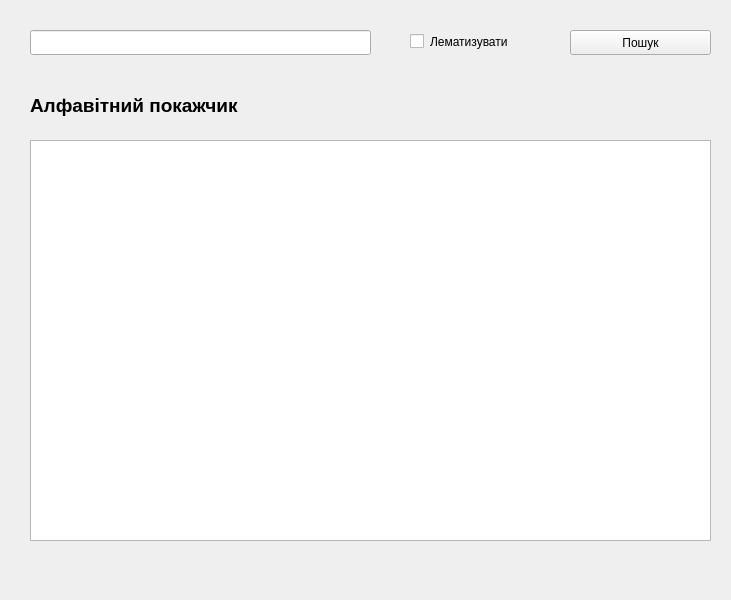
<?xml version="1.0" encoding="UTF-8"?>
<ui version="4.0">
 <class>MainWindow</class>
 <widget class="QMainWindow" name="MainWindow">
  <property name="geometry">
   <rect>
    <x>0</x>
    <y>0</y>
    <width>731</width>
    <height>600</height>
   </rect>
  </property>
  <property name="font">
   <font>
    <family>Ubuntu Mono</family>
    <pointsize>11</pointsize>
    <weight>50</weight>
    <italic>false</italic>
    <bold>false</bold>
   </font>
  </property>
  <property name="windowTitle">
   <string>Словник колокацій</string>
  </property>
  <property name="styleSheet">
   <string notr="true">border-color: qlineargradient(spread:pad, x1:0, y1:0, x2:1, y2:0, stop:0 rgba(0, 0, 0, 255), stop:1 rgba(255, 255, 255, 255));
font: 11pt &quot;Ubuntu Mono&quot;;</string>
  </property>
  <property name="locale">
   <locale language="Ukrainian" country="Ukraine"/>
  </property>
  <widget class="QWidget" name="centralwidget">
   <widget class="QLineEdit" name="word_input">
    <property name="geometry">
     <rect>
      <x>30</x>
      <y>30</y>
      <width>341</width>
      <height>25</height>
     </rect>
    </property>
   </widget>
   <widget class="QPushButton" name="search_btn">
    <property name="geometry">
     <rect>
      <x>570</x>
      <y>30</y>
      <width>141</width>
      <height>25</height>
     </rect>
    </property>
    <property name="text">
     <string>Пошук</string>
    </property>
   </widget>
   <widget class="QCheckBox" name="lemmatize_checkbox">
    <property name="geometry">
     <rect>
      <x>410</x>
      <y>30</y>
      <width>151</width>
      <height>23</height>
     </rect>
    </property>
    <property name="text">
     <string>Лематизувати</string>
    </property>
   </widget>
   <widget class="QListView" name="letters_list">
    <property name="geometry">
     <rect>
      <x>30</x>
      <y>140</y>
      <width>681</width>
      <height>401</height>
     </rect>
    </property>
   </widget>
   <widget class="QLabel" name="label_alphabetical_index">
    <property name="geometry">
     <rect>
      <x>30</x>
      <y>90</y>
      <width>291</width>
      <height>31</height>
     </rect>
    </property>
    <property name="text">
     <string>&lt;html&gt;&lt;head/&gt;&lt;body&gt;&lt;p&gt;&lt;span style=&quot; font-size:14pt; font-weight:600;&quot;&gt;Алфавітний покажчик&lt;/span&gt;&lt;/p&gt;&lt;/body&gt;&lt;/html&gt;</string>
    </property>
   </widget>
  </widget>
 </widget>
 <resources/>
 <connections/>
</ui>
